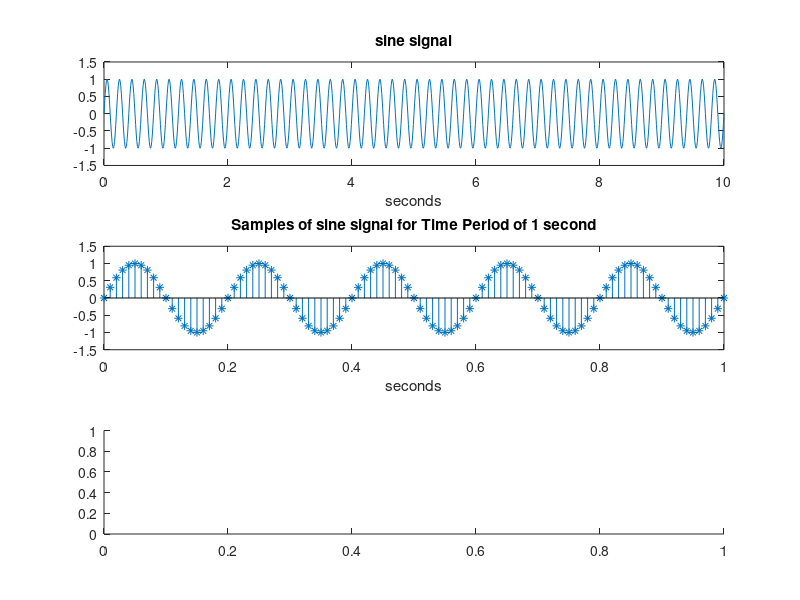

This figure's MATLAB source: (Note: this script raises an error after producing the figure.)
% https://www.mathworks.com/matlabcentral/answers/757959-gabor-transform-for-a-sine-wave
% https://youtu.be/EfWnEldTyPA

fy=5; %signal frequency in Hz
wy=2*pi*fy; %signal frequency in rad/s
fs=100; %sampling frequency in Hz
tiv=1/fs; %time interval between samples;
t=0:tiv:10; %time intervals 
y=sin(wy*t); %signal data set
subplot(311),plot(t,y); %plots figure
axis([0 10 -1.5 1.5]);
xlabel('seconds'); title('sine signal');
subplot(312),stem(t,y,'*'); %plots figure
axis([0 1 -1.5 1.5]);
xlabel('seconds'); title('Samples of sine signal for Time Period of 1 second');
subplot(313),cqt(y,'SamplingFrequency',fs);%plots histogram of Constant-Q nonstationary Gabor transform

%%

fy=5; %signal frequency in Hz
wy=2*pi*fy; %signal frequency in rad/s
fs=100; %sampling frequency in Hz
tiv=1/fs; %time interval between samples;
t=0:tiv:10; %time intervals 
y=sin(wy*t); %signal data set
subplot(311),plot(t,y); %plots figure
axis([0 10 -1.5 1.5]);
xlabel('seconds'); title('sine signal');
subplot(312),stem(t,y,'*'); %plots figure
axis([0 1 -1.5 1.5]);
xlabel('seconds'); title('Samples of sine signal for Time Period of 1 second');
subplot(313),cqt(y,'SamplingFrequency',fs);%plots his

